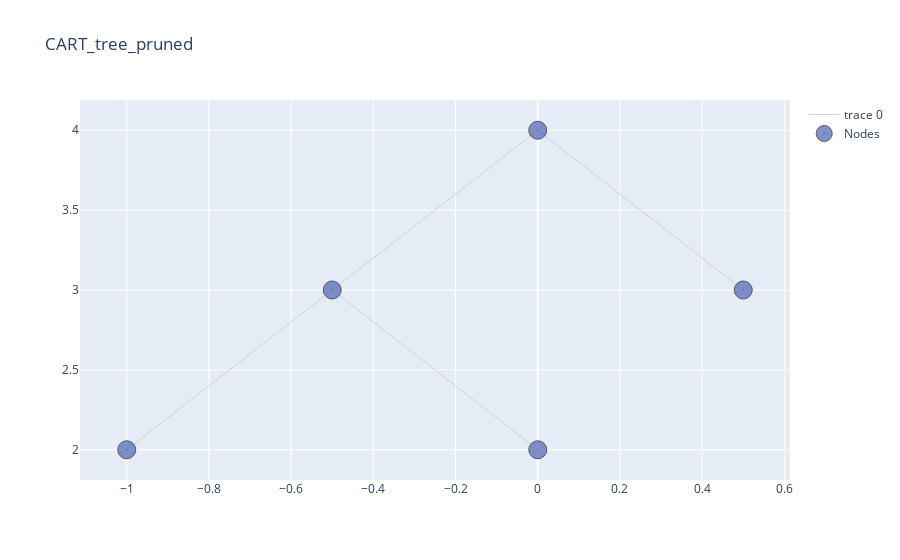

Notebook code for this chart:
### Code cell
alpha, pruned_table = cart.pruning(features_test, n_features_test, y_test)
pruned_table.style.hide_index()

### Figure 1 — Plotly figure (JSON) as saved in the notebook; plotly's stock layout.template omitted (floating-point values rounded to 4 significant figures)
{"data": [{"hoverinfo": "none", "line": {"color": "rgb(210,210,210)", "width": 1}, "mode": "lines", "type": "scatter", "x": [0, -0.5, null, 0, 0.5, null, -0.5, -1, null, -0.5, 0, null], "y": [4, 3, null, 4, 3, null, 3, 2, null, 3, 2, null]}, {"hoverinfo": "text", "marker": {"color": "#6175c1", "line": {"color": "rgb(50,50,50)", "width": 1}, "size": 18, "symbol": "circle-dot"}, "mode": "markers", "name": "Nodes", "opacity": 0.8, "text": ["n4, None, Bin Value: 158.2, pearson : 3860.8, Samples : 5", "n1, Sales>7.54, Bin Value: 115.78, pearson : 155526.82, Samples : 280", "n2, Sales>0.91, Bin Value: 125.18, pearson : 62395.4, Samples : 147", "n5, Sales>2.93, Bin Value: 124.01, pearson : 52889.97, Samples : 142", "n3, Sales>9.7, Bin Value: 105.38, pearson : 65775.44, Samples : 133"], "type": "scatter", "x": [-1, 0, -0.5, 0, 0.5], "y": [2, 4, 3, 2, 3]}], "layout": {"title": {"text": "CART_tree_pruned"}}}
